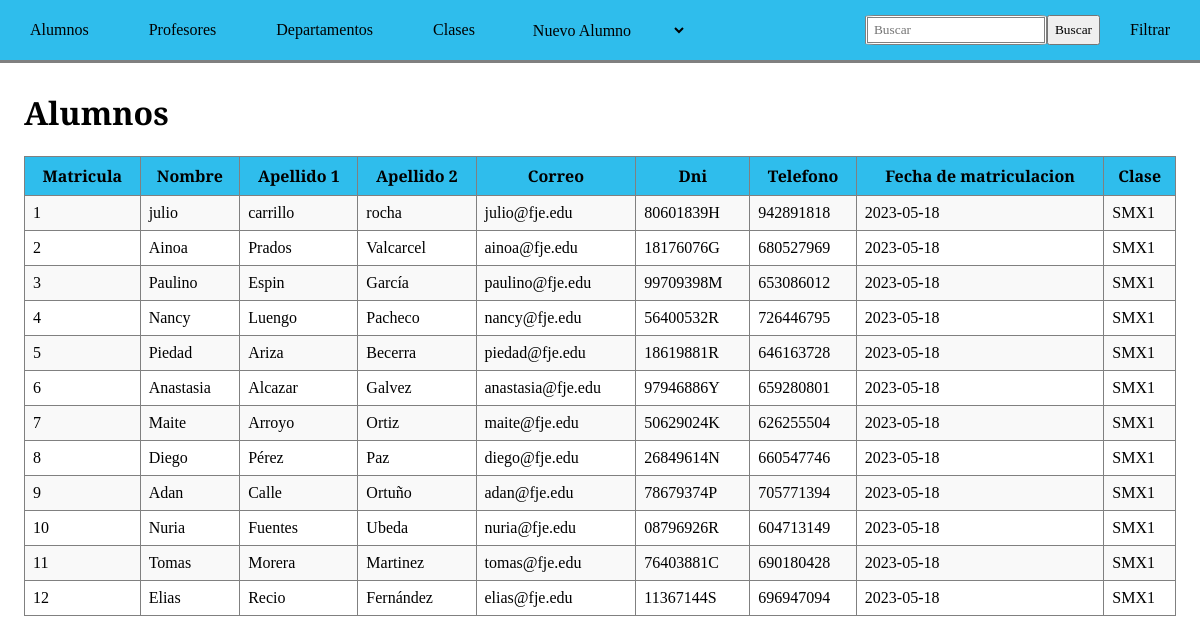
Screenshot of /Paginas/index.php with the database file from the repository.
### tables this page shows
CREATE TABLE `ALUMNE`(
    num_matric INT(3) NOT NULL PRIMARY KEY,
    nom_alu VARCHAR(10) NOT NULL,
    cognom1_alu VARCHAR(30) NOT NULL,
    cognom2_alu VARCHAR(30) NOt NULL,
    email_alu VARCHAR(50) NOT NULL,
    dni_alu CHAR(9) NOT NULL,
    telf_alu CHAR(9) NOT NULL,
    fecha_matric_alu date NOT NULL,
    classe int(3) NOT NULL
);

CREATE TABLE `CLASSE`(
    id_classe INT(3) NOT NULL PRIMARY KEY AUTO_INCREMENT,
    codi_classe CHAR(3) NOT NULL,
    nom_classe VARCHAR(20) NOT NULL,
    tutor char(9) NOT NULL
);

### Paginas/index.php (the view, shortened to what this page needs)
<?php
include "connexion.php";
$sql = "SELECT ALUMNE.*, CLASSE.nom_classe FROM ALUMNE
INNER JOIN CLASSE ON ALUMNE.classe = CLASSE.id_classe";
$listaalumnos=mysqli_query($connection, $sql);
?>
<!DOCTYPE html>
<html lang="en">
<head>
    <link rel="stylesheet" href="../CSS/brocs.css">
    <link rel="stylesheet" href="https://cdnjs.cloudflare.com/ajax/libs/font-awesome/4.7.0/css/font-awesome.min.css">
</head>
<body>
    <div class="navbar" >
        <button onclick="alumno()" class="boton">Alumnos</button>
        <button onclick="profe()" class="boton">Profesores</button>
        <button onclick="departamento()" class="boton">Departamentos</button>
        <button onclick="clase()" class="boton">Clases</button>
        <select class="boton" id="opcion" onchange="cambio()">
            <option value="1">Nuevo Alumno</option>
        </select>
        <input type="search" placeholder="Buscar" class="lupa">
        <button>Buscar</button>
        <button class="boton">Filtrar</button>
    </div>
    <div id="alumnos">
        <h1>Alumnos</h1>
        <table class="tabla">
        <thead>
        <tr>
        <th>Matricula</th>
        <th>Nombre</th>
        <th>Apellido 1</th>
        <th>Apellido 2</th>
        <th>Correo</th>
        <th>Dni</th>
        <th>Telefono</th>
        <th>Fecha de matriculacion</th>
        <th>Clase</th>
        </tr>
        </thead>
        <tbody>
        <tr>
        <?php
        foreach ($listaalumnos as $alumno) {
            echo "<tr>
                    <td>{$alumno['num_matric']}</td>
                    <td>{$alumno['nom_alu']}</td>
                    <td>{$alumno['cognom1_alu']}</td>
                    <td>{$alumno['cognom2_alu']}</td>
                    <td>{$alumno['email_alu']}</td>
                    <td>{$alumno['dni_alu']}</td>
                    <td>{$alumno['telf_alu']}</td>
                    <td>{$alumno['fecha_matric_alu']}</td>
                    <td>{$alumno['nom_classe']}</td>
             </tr>";
        }
        ?>
        </tr>
        </tbody>
        </table>
    </div>
</body>
</html>

### CSS/brocs.css (style rules this page uses)
* { font-family: 'EB Garamond', serif; font-family: 'Source Serif Pro', serif; }
body { margin: 0px; }
#alumnos { display: block; padding-top: 70px; padding-left: 2%; padding-right: 2%; }
.navbar { display: flex; position: fixed; padding-top: 15px; padding-bottom: 15px; background-color: rgb(47, 189, 236); width: 100%; border-bottom: solid gray; height: 30px; }
.boton { font-size: 100%; margin-left: 2%; margin-right: 2%; border: none; outline: none; background-color: transparent; }
.lupa { border-radius: 5%; margin-left: auto; padding: 0.5%; border: double gray; }
.tabla { width: 100%; border-collapse: collapse; }
.tabla th, .tabla td { padding: 8px; border: 1px solid grey; }
.tabla th { background-color: rgb(47, 189, 236); font-weight: bold; }
.tabla tbody tr:nth-child(even) { background-color: #f9f9f9; }

### rows the page displays
alumne: num_matric "1", nom_alu "julio", cognom1_alu "carrillo", cognom2_alu "rocha", email_alu "julio@fje.edu", dni_alu "80601839H", telf_alu "942891818", fecha_matric_alu "2023-05-18", classe.nom_classe "SMX1"
alumne: num_matric "2", nom_alu "Ainoa", cognom1_alu "Prados", cognom2_alu "Valcarcel", email_alu "ainoa@fje.edu", dni_alu "18176076G", telf_alu "680527969", fecha_matric_alu "2023-05-18", classe.nom_classe "SMX1"
alumne: num_matric "3", nom_alu "Paulino", cognom1_alu "Espin", cognom2_alu "García", email_alu "paulino@fje.edu", dni_alu "99709398M", telf_alu "653086012", fecha_matric_alu "2023-05-18", classe.nom_classe "SMX1"
alumne: num_matric "4", nom_alu "Nancy", cognom1_alu "Luengo", cognom2_alu "Pacheco", email_alu "nancy@fje.edu", dni_alu "56400532R", telf_alu "726446795", fecha_matric_alu "2023-05-18", classe.nom_classe "SMX1"
alumne: num_matric "5", nom_alu "Piedad", cognom1_alu "Ariza", cognom2_alu "Becerra", email_alu "piedad@fje.edu", dni_alu "18619881R", telf_alu "646163728", fecha_matric_alu "2023-05-18", classe.nom_classe "SMX1"
alumne: num_matric "6", nom_alu "Anastasia", cognom1_alu "Alcazar", cognom2_alu "Galvez", email_alu "anastasia@fje.edu", dni_alu "97946886Y", telf_alu "659280801", fecha_matric_alu "2023-05-18", classe.nom_classe "SMX1"
alumne: num_matric "7", nom_alu "Maite", cognom1_alu "Arroyo", cognom2_alu "Ortiz", email_alu "maite@fje.edu", dni_alu "50629024K", telf_alu "626255504", fecha_matric_alu "2023-05-18", classe.nom_classe "SMX1"
alumne: num_matric "8", nom_alu "Diego", cognom1_alu "Pérez", cognom2_alu "Paz", email_alu "diego@fje.edu", dni_alu "26849614N", telf_alu "660547746", fecha_matric_alu "2023-05-18", classe.nom_classe "SMX1"
alumne: num_matric "9", nom_alu "Adan", cognom1_alu "Calle", cognom2_alu "Ortuño", email_alu "adan@fje.edu", dni_alu "78679374P", telf_alu "705771394", fecha_matric_alu "2023-05-18", classe.nom_classe "SMX1"
alumne: num_matric "10", nom_alu "Nuria", cognom1_alu "Fuentes", cognom2_alu "Ubeda", email_alu "nuria@fje.edu", dni_alu "08796926R", telf_alu "604713149", fecha_matric_alu "2023-05-18", classe.nom_classe "SMX1"
alumne: num_matric "11", nom_alu "Tomas", cognom1_alu "Morera", cognom2_alu "Martinez", email_alu "tomas@fje.edu", dni_alu "76403881C", telf_alu "690180428", fecha_matric_alu "2023-05-18", classe.nom_classe "SMX1"
alumne: num_matric "12", nom_alu "Elias", cognom1_alu "Recio", cognom2_alu "Fernández", email_alu "elias@fje.edu", dni_alu "11367144S", telf_alu "696947094", fecha_matric_alu "2023-05-18", classe.nom_classe "SMX1"
